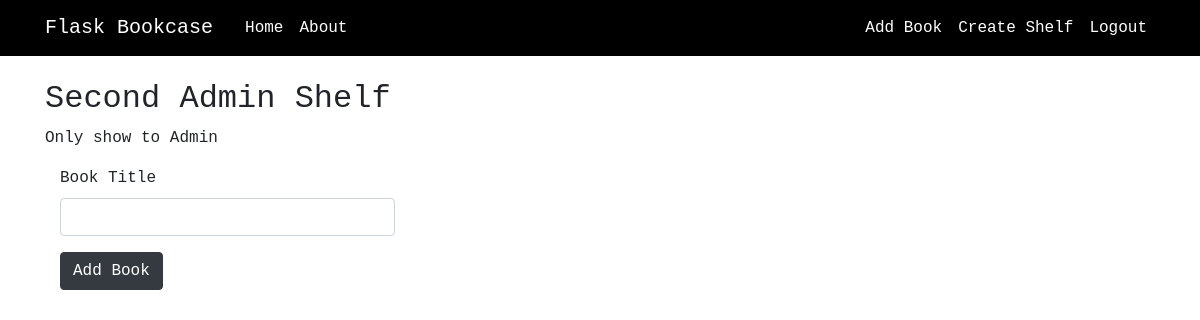
Before: /shelf/2 (signed in) with the older database file.
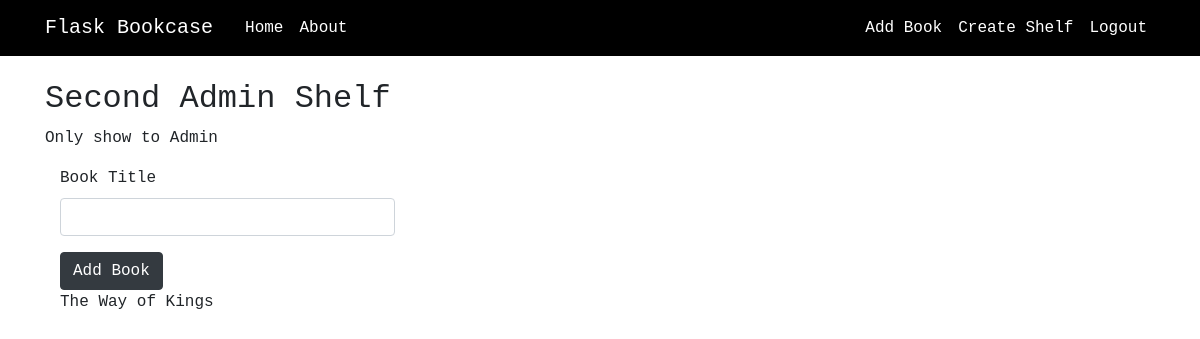
After: the same page with the newer database file.
### bookcrud/models.py (models this page shows, shortened)
class Shelf(db.Model):
    id = db.Column(db.Integer, primary_key=True)
    name = db.Column(db.String(), unique=False, nullable=False)
    description = db.Column(db.String(), unique=False, nullable=False)
    user_id = db.Column(db.Integer, db.ForeignKey("user.id"), unique=False, nullable=False)

class Book(db.Model):
    __searchable__ = ['title']
    id = db.Column(db.Integer, primary_key=True)
    title = db.Column(db.String(), unique=False, nullable=False)
    author = db.Column(db.String(), unique=False, nullable=False)
    isbn = db.Column(db.String(), unique=True, nullable=False)
    pub_year = db.Column(db.String(), unique=False, nullable=True)
    original_lang = db.Column(db.String(), unique=False, nullable=True)

### bookcrud/routes.py (the view, shortened to what this page needs)
@app.route("/shelf/<int:shelf_id>", methods=["GET", "POST"])
def shelf(shelf_id):
    shelf = Shelf.query.get_or_404(shelf_id)
    if shelf.user_id != current_user.id:
        abort(403)
    form = ShelfAddForm()
    books_on_shelf = BooksOnShelf.query.all()
    shelved_books = []
    for book in books_on_shelf:
        if book.shelf_id == shelf.id:
            found_books = Book.query.all()
            for found_book in found_books:
                if found_book.id == book.book_id:
                    shelved_books.append(found_book.title)
    return render_template('shelf.html', title=shelf.name, shelf=shelf, shelved_books = shelved_books, books_on_shelf = books_on_shelf, form = form)

### bookcrud/forms.py
class ShelfAddForm(FlaskForm):
    book = StringField('Book Title', validators=[DataRequired()])
    submit = SubmitField('Add Book')

### bookcrud/models.py (called while the page is built)
@login_manager.user_loader
def load_user(user_id):
    return User.query.get(int(user_id))

### bookcrud/templates/shelf.html (shortened to what this page needs)
{% extends "layout.html" %}
{% block content %}
    <h2>{{ shelf.name }}</h2>
    <p>{{ shelf.description }}</p>
    <div>
        <div class="col-6">
        <form method="POST" action="">
            <fieldset class="form-group">
                <div class="form-group">
                {{ form.book.label }}
                {% if form.book.errors %}
                    {{ form.book(class="is_invalid") }}
                        {% for error in form.book.errors %}
                            <span class="form-text text-danger">{{ error }}</span>
                        {% endfor %}
                {% else %}
                    {{ form.book(class="form-control") }}
                {% endif %}
            </div>
            <div>
                {{ form.submit(class="btn btn-dark") }}
            </div>
        </form>
        {% for book in shelved_books %}
            <p>{{ book }}</p>
        {% endfor %}
    </div>
{% endblock content %}

### bookcrud/templates/layout.html (shortened to what this page needs)
<!DOCTYPE html>
<html>
<head>
    <link rel="stylesheet" href="https://maxcdn.bootstrapcdn.com/bootstrap/4.0.0/css/bootstrap.min.css">
    <link rel="stylesheet" type="text/css" href="{{ url_for('static', filename='main.css') }}">
</head>
<body>
    <header class="site-header">
      <nav class="navbar navbar-expand-md navbar-dark bg-steel fixed-top">
        <div class="container">
          <a class="navbar-brand mr-4" href="/">Flask Bookcase</a>
          <div class="collapse navbar-collapse" id="navbarToggle">
            <div class="navbar-nav mr-auto">
              <a class="nav-item nav-link" href="{{ url_for('home') }}">Home</a>
              <a class="nav-item nav-link" href="{{ url_for('about') }}">About</a>
            </div>
            <div class="navbar-nav">
              {% if current_user.is_authenticated %}
                <a class="nav-item nav-link" href="{{ url_for('add_book') }}">Add Book</a>
                <a class="nav-item nav-link" href="{{ url_for('create_shelf') }}">Create Shelf</a>
                <a class="nav-item nav-link" href="{{ url_for('logout') }}">Logout</a>
              {% else %}
                <a class="nav-item nav-link" href="{{ url_for('login') }}">Login</a>
                <a class="nav-item nav-link" href="{{ url_for('register') }}">Register</a>
              {% endif %}
            </div>
          </div>
        </div>
      </nav>
    </header>
    <main role="main" class="container">
      <div class="row">
        <div class="col-md-8">
        {% block content %} {% endblock %}
        </div>
    </body>
</html>

### bookcrud/static/main.css (style rules this page uses)
body { font-family: "Roboto Mono", monospace !important; margin-top: 5rem; }
.bg-steel { background-color: #000000; }
.site-header .navbar-nav .nav-link { color: #ffffff; }

Changed rows visible on the page:
added Book: title "The Way of Kings"
